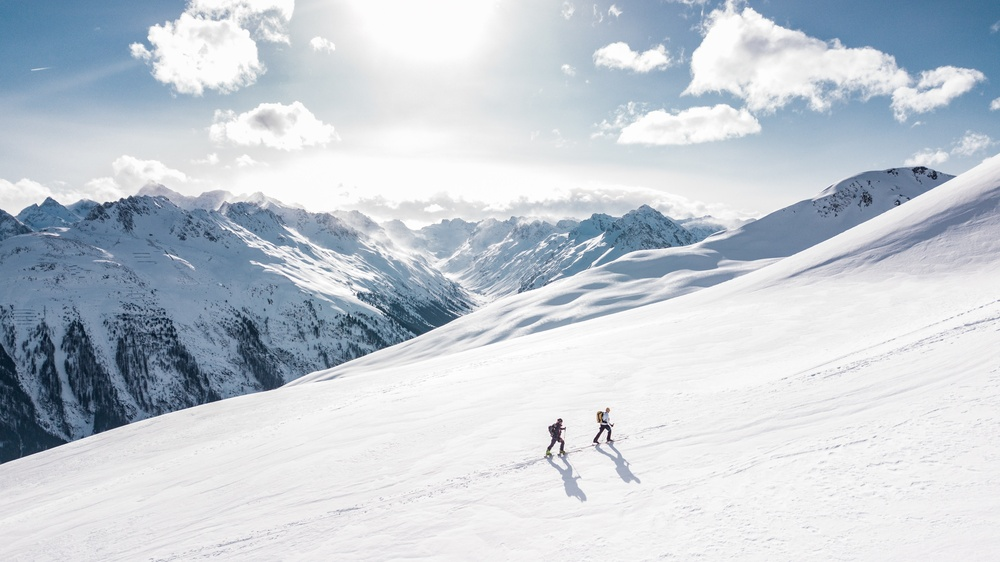
#> input picture examples/sample.jpg, 1000 x 562 px, shrunk from 3992 x 2242 before the run
$ python glcm_gray.py
#> lines starting #> are read from the running program, lines starting #| are printed output that depends on the picture

"""
This is the GLCM script I used to test how fast it runs on Gray Scale!

Note that the script only accepts 3-dim arrays, which means, your gray
scale images must be shape = (xxx, yyy, 1)

If yours is (xxx, yyy), just add a dimension using ar[..., np.newaxis]

If you're slicing from an RGB image, you slice a 1 thick range [..., 0:1] just as a shortcut

- Evening
"""

#%%
from time import time

import PIL.Image
import matplotlib.pyplot as plt

from glcmbin5 import CyGLCM
import numpy as np

DIVISION = 10
FILE_NAME = "sample.jpg"

GLCM_RADIUS = 1
GLCM_BINS = 16
GLCM_STEPSIZE = 1

FIGURE_SIZE = (12,25)

s = time()
img = PIL.Image.open(FILE_NAME)
#> img is the input picture: PIL image 1000x562 RGB; mean R, G, B 196.3, 204, 212.3
img_ar = np.asarray(img)[::DIVISION,::DIVISION, 0][..., np.newaxis]
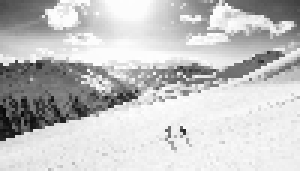
#> img_ar: shape (57, 100, 1) (shown 3 times larger); min 9, max 255, mean 196.2
# OR slice channels instead of index
# img_ar = np.asarray(img)[::DIVISION,::DIVISION, 0:1]

#> (the run stopped early here; a loop or call above may not have finished)

$ run again, with examples/glcm_rgb.png saved as examples/sample.jpg
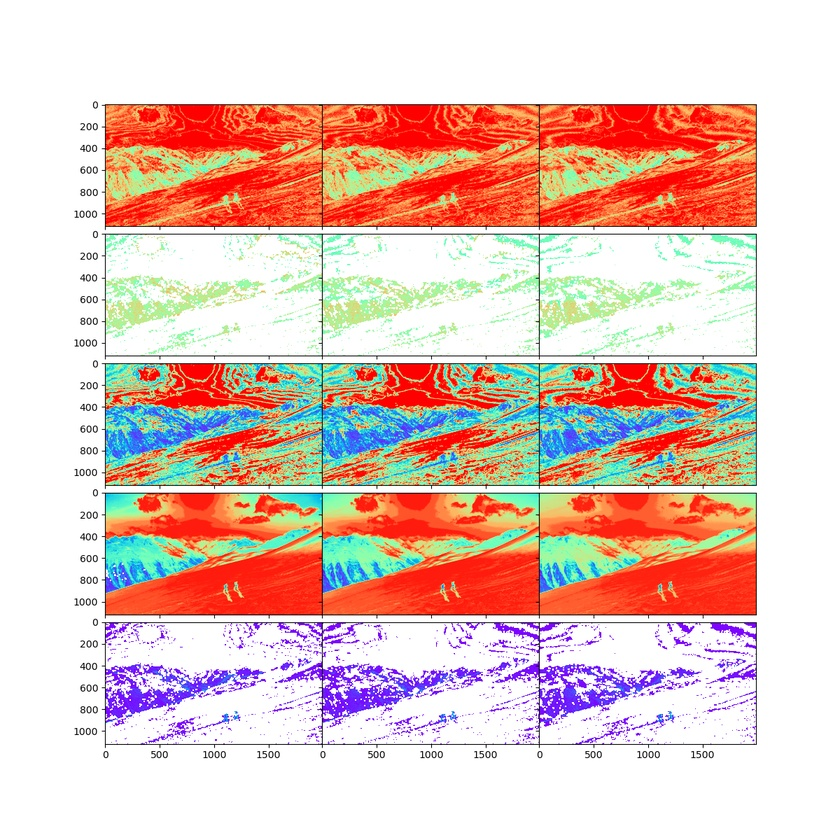
#> input picture examples/glcm_rgb.png, 840 x 840 px, shrunk from 1200 x 1200 before the run
#> img is the input picture: PIL image 840x840 RGB; mean R, G, B 229.6, 200.6, 191.8
#> `img_ar = np.asarray(img)[::DIVISION,::DIVISION, 0][..., np.newaxis]`:
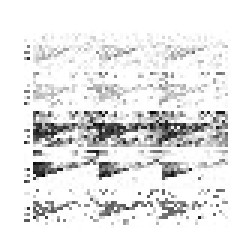
#> img_ar: shape (84, 84, 1) (shown 3 times larger); min 3, max 255, mean 232.2
